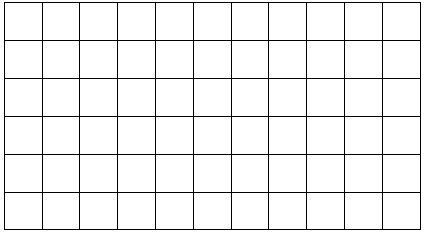
#> input picture opencv_test/feature_detection_lean/timg.jpg, 424 x 232 px
$ python hough_line_transform.py
#> lines starting #> are read from the running program, lines starting #| are printed output that depends on the picture
# Hough直线检测
import cv2 as cv
import numpy as np

"""
第一个参数，输入的图像应该是二值图像，所以在应用霍夫变换之前应用阈值或使用canny边缘检测。
第二个和第三个参数分别为ρ和θ的准确性。
第四个参数是阈值，这意味着它应该被视为一条线的最低数。
"""
img = cv.imread(cv.samples.findFile('../feature_detection_lean/timg.jpg'))
#> img is the input picture: shape (232, 424, 3); min 0, max 255, mean 240.2
gray = cv.cvtColor(img, cv.COLOR_BGR2GRAY)
edges = cv.Canny(gray, 50, 150, apertureSize=3)
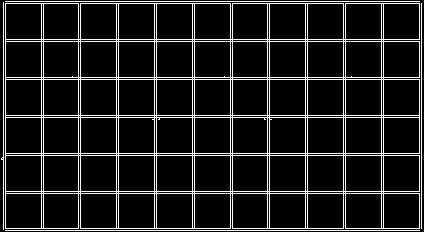
#> edges: shape (232, 424); 11.2% white in thin lines or dots
lines = cv.HoughLines(edges, 1, np.pi / 180, 200)
#> lines = 38 rows, first 8: [39, 1.57], [41, 1.57], [77, 1.57], [79, 1.57], [115, 1.57], [117, 1.57], [153, 1.57], [155, 1.57]
for line in lines:
    rho, theta = line[0]
    a = np.cos(theta)
    b = np.sin(theta)
    x0 = a * rho
    y0 = b * rho
    x1 = int(x0 + 1000 * (-b))
    y1 = int(y0 + 1000 * (a))
    x2 = int(x0 - 1000 * (-b))
    y2 = int(y0 - 1000 * (a))
    cv.line(img, (x1, y1), (x2, y2), (0, 0, 255), 2)
#> this loop made 38 passes
#> (rho, theta, a, b, x0, y0, x1, y1) on passes 1, 2, 3, 4, 5, 6, 7, 8, 9, 10, 12, 13: (39, 1.57, -4.37e-08, 1, -1.7e-06, 39, -1000, 38), (41, 1.57, -4.37e-08, 1, -1.79e-06, 41, -1000, 40), (77, 1.57, -4.37e-08, 1, -3.37e-06, 77, -1000, 76), (79, 1.57, -4.37e-08, 1, -3.45e-06, 79, -1000, 78), (115, 1.57, -4.37e-08, 1, -5.03e-06, 115, -1000, 114), (117, 1.57, -4.37e-08, 1, -5.11e-06, 117, -1000, 116), (153, 1.57, -4.37e-08, 1, -6.69e-06, 153, -1000, 152), (155, 1.57, -4.37e-08, 1, -6.78e-06, 155, -1000, 154), (191, 1.57, -4.37e-08, 1, -8.35e-06, 191, -1000, 190), (193, 1.57, -4.37e-08, 1, -8.44e-06, 193, -1000, 192), (230, 1.57, -4.37e-08, 1, -1.01e-05, 230, -1000, 229), (3, 1.57, -4.37e-08, 1, -1.31e-07, 3, -1000, 2)
#> (rho, theta, b, x0, y0, x1, y1, x2) on pass 11: (1, 1.57, 1, -4.37e-08, 1, -1000, 0, 999)
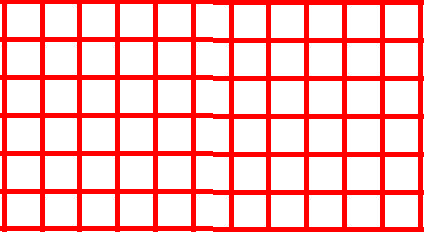
#> img: shape (232, 424, 3); mean B, G, R 186.2, 186.2, 254.9
cv.imshow('houghlines3.jpg', img)

"""
minLineLength - 最小的线长。小于此长度的线段将被拒绝。
maxLineGap - 允许线段之间的最大间隙，将其视为单线。
"""
img = cv.imread(cv.samples.findFile('../feature_detection_lean/timg.jpg'))
gray = cv.cvtColor(img, cv.COLOR_BGR2GRAY)
edges = cv.Canny(gray, 50, 150, apertureSize=3)
lines = cv.HoughLinesP(edges, 1, np.pi / 180, 100, minLineLength=100, maxLineGap=10)
#> lines = 38 rows, first 6: [3, 77, 421, 77], [3, 3, 421, 3], [3, 39, 421, 39], [3, 79, 421, 79], [3, 193, 421, 193], [5, 1, 419, 1]
for line in lines:
    x1, y1, x2, y2 = line[0]
    cv.line(img, (x1, y1), (x2, y2), (0, 255, 0), 2)
#> this loop made 38 passes
#> (x1, y1, x2, y2) on passes 1 to 12: (3, 77, 421, 77), (3, 3, 421, 3), (3, 39, 421, 39), (3, 79, 421, 79), (3, 193, 421, 193), (5, 1, 419, 1), (3, 155, 421, 155), (3, 41, 421, 41), (3, 228, 421, 228), (3, 191, 421, 191), (3, 153, 421, 153), (5, 230, 419, 230)
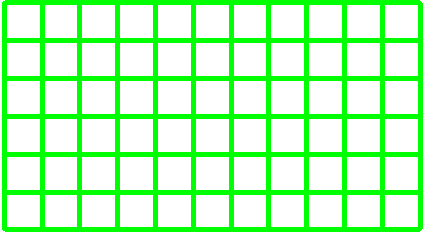
#> img: shape (232, 424, 3); mean B, G, R 186.1, 254.8, 186.1
cv.imshow('houghlines5.jpg', img)
cv.waitKey(0)
